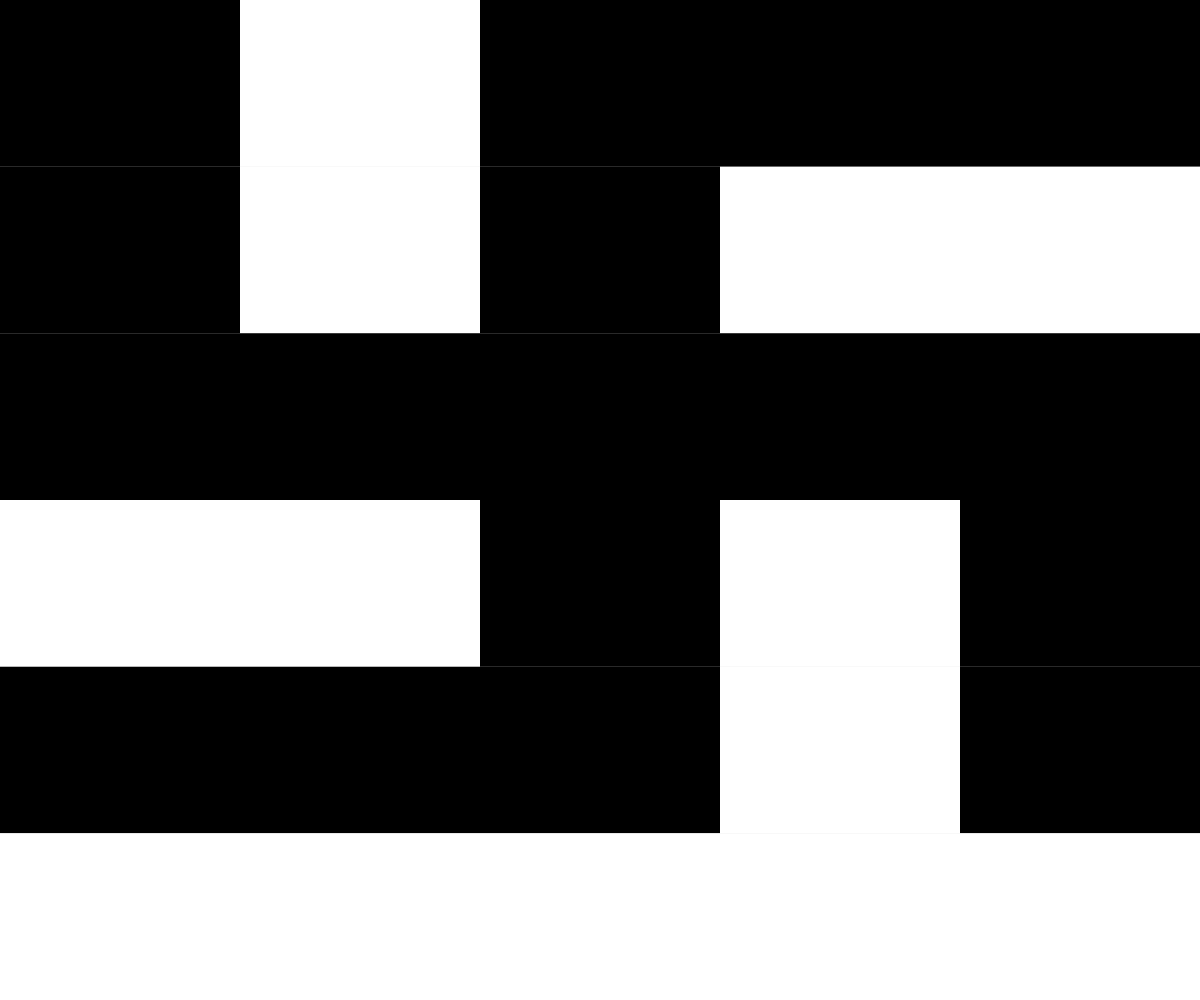
Frame 1 (no input)
Frame 60 (no input): identical to frame 1, image omitted
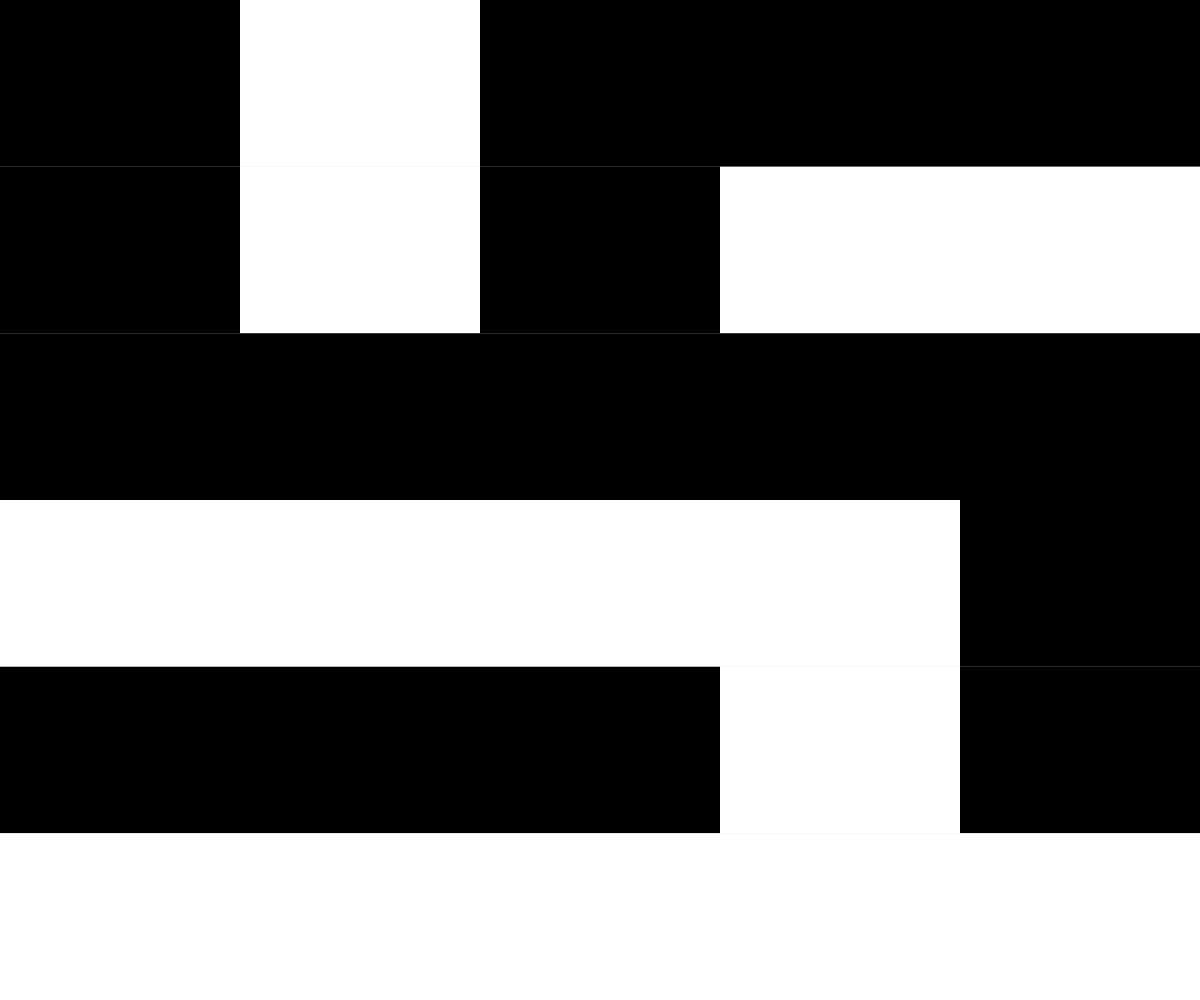
Frame 120 (the mouse pressed at the canvas centre since frame 60)

The p5.js sketch that drew these frames (run headless with seeded random() and noise() and a simulated clock; from frame 60 on, the mouse is pressed at the canvas centre):

// p5.js sketch
// ── sketch.js
// 2D Grid Demo
// learning 2d arrays

let grid = [[1,0,1,1,1],
            [1,0,1,0,0],
            [1,1,1,1,1],
            [0,0,1,0,1],
            [1,1,1,0,1],
            [0,0,0,0,0]];

function setup() {
  createCanvas(windowWidth, windowHeight);
  noStroke();
}

function draw() {
  background(220);
  showgrid();
}

function showgrid() {
  for (let y = 0; y < grid.length; y++) {
    for (let x = 0; x < grid[y].length; x++) {
      if (grid[y][x] === 1) {
        fill(0);
      } 
      else {
        fill(255);
      }
      rect(x * width / grid[0].length, y * height / grid.length, width / grid[0].length, height / grid.length);
    }
  }
}

function mousePressed() {
  let x = floor(mouseX / (width / grid[0].length));
  let y = floor(mouseY / (height / grid.length));
  if (grid[y][x] === 1) {
    grid[y][x] = 0;
  }
  else {
    grid[y][x] = 1;
  }
}
